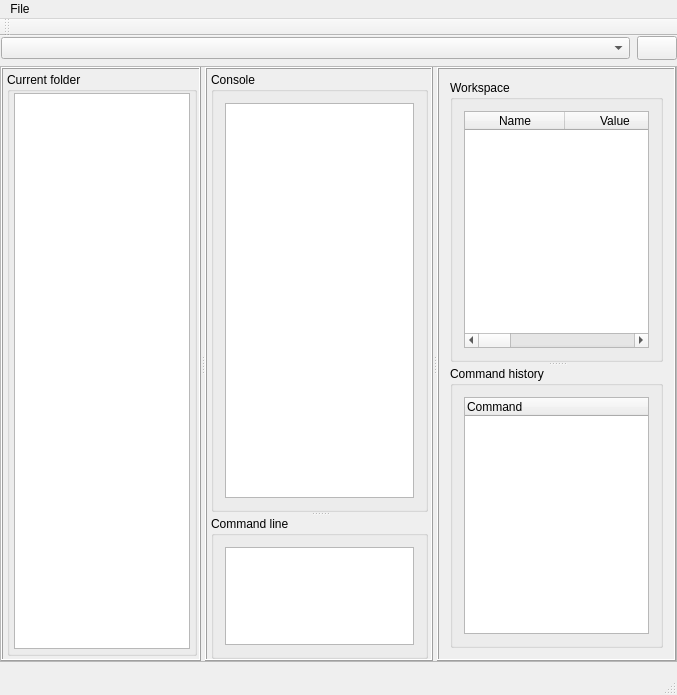
<?xml version="1.0" encoding="UTF-8"?>
<ui version="4.0">
 <class>CalcAppClass</class>
 <widget class="QMainWindow" name="CalcAppClass">
  <property name="geometry">
   <rect>
    <x>0</x>
    <y>0</y>
    <width>677</width>
    <height>695</height>
   </rect>
  </property>
  <property name="windowTitle">
   <string>CalcApp</string>
  </property>
  <widget class="QWidget" name="centralWidget">
   <layout class="QGridLayout" name="gridLayout">
    <property name="leftMargin">
     <number>0</number>
    </property>
    <property name="topMargin">
     <number>0</number>
    </property>
    <property name="rightMargin">
     <number>0</number>
    </property>
    <item row="0" column="0">
     <widget class="QFrame" name="directoryChangeFrame">
      <property name="sizePolicy">
       <sizepolicy hsizetype="Preferred" vsizetype="Fixed">
        <horstretch>0</horstretch>
        <verstretch>0</verstretch>
       </sizepolicy>
      </property>
      <property name="maximumSize">
       <size>
        <width>16777215</width>
        <height>24</height>
       </size>
      </property>
      <property name="frameShape">
       <enum>QFrame::Box</enum>
      </property>
      <property name="frameShadow">
       <enum>QFrame::Raised</enum>
      </property>
      <property name="lineWidth">
       <number>0</number>
      </property>
      <property name="midLineWidth">
       <number>0</number>
      </property>
      <layout class="QHBoxLayout" name="horizontalLayout">
       <property name="spacing">
        <number>7</number>
       </property>
       <property name="leftMargin">
        <number>1</number>
       </property>
       <property name="topMargin">
        <number>0</number>
       </property>
       <property name="rightMargin">
        <number>0</number>
       </property>
       <property name="bottomMargin">
        <number>0</number>
       </property>
       <item>
        <widget class="DirectoryComboBox" name="dirComboBox">
         <property name="sizePolicy">
          <sizepolicy hsizetype="Expanding" vsizetype="Fixed">
           <horstretch>0</horstretch>
           <verstretch>0</verstretch>
          </sizepolicy>
         </property>
         <property name="minimumSize">
          <size>
           <width>0</width>
           <height>22</height>
          </size>
         </property>
         <property name="maximumSize">
          <size>
           <width>16777215</width>
           <height>22</height>
          </size>
         </property>
        </widget>
       </item>
       <item>
        <widget class="QPushButton" name="workingDirChangeButton">
         <property name="sizePolicy">
          <sizepolicy hsizetype="Fixed" vsizetype="Fixed">
           <horstretch>0</horstretch>
           <verstretch>0</verstretch>
          </sizepolicy>
         </property>
         <property name="minimumSize">
          <size>
           <width>31</width>
           <height>24</height>
          </size>
         </property>
         <property name="maximumSize">
          <size>
           <width>16777215</width>
           <height>23</height>
          </size>
         </property>
         <property name="text">
          <string/>
         </property>
         <property name="icon">
          <iconset resource="calcapp.qrc">
           <normaloff>:/CalcApp/open_icon.png</normaloff>:/CalcApp/open_icon.png</iconset>
         </property>
        </widget>
       </item>
      </layout>
     </widget>
    </item>
    <item row="1" column="0">
     <widget class="QFrame" name="mainFrame">
      <property name="frameShape">
       <enum>QFrame::StyledPanel</enum>
      </property>
      <property name="frameShadow">
       <enum>QFrame::Raised</enum>
      </property>
      <layout class="QHBoxLayout" name="horizontalLayout_2">
       <property name="spacing">
        <number>2</number>
       </property>
       <property name="leftMargin">
        <number>0</number>
       </property>
       <property name="topMargin">
        <number>0</number>
       </property>
       <property name="rightMargin">
        <number>0</number>
       </property>
       <property name="bottomMargin">
        <number>0</number>
       </property>
       <item>
        <widget class="QSplitter" name="splitter">
         <property name="orientation">
          <enum>Qt::Horizontal</enum>
         </property>
         <widget class="QFrame" name="currentFolderFrame">
          <property name="sizePolicy">
           <sizepolicy hsizetype="Maximum" vsizetype="Preferred">
            <horstretch>0</horstretch>
            <verstretch>0</verstretch>
           </sizepolicy>
          </property>
          <property name="maximumSize">
           <size>
            <width>200</width>
            <height>16777215</height>
           </size>
          </property>
          <property name="frameShape">
           <enum>QFrame::Box</enum>
          </property>
          <property name="frameShadow">
           <enum>QFrame::Raised</enum>
          </property>
          <layout class="QVBoxLayout" name="verticalLayout">
           <property name="spacing">
            <number>5</number>
           </property>
           <property name="leftMargin">
            <number>4</number>
           </property>
           <property name="topMargin">
            <number>3</number>
           </property>
           <property name="rightMargin">
            <number>2</number>
           </property>
           <property name="bottomMargin">
            <number>3</number>
           </property>
           <item>
            <widget class="QGroupBox" name="currentFolderGroupBox">
             <property name="title">
              <string>Current folder</string>
             </property>
             <layout class="QVBoxLayout" name="verticalLayout_6">
              <property name="leftMargin">
               <number>4</number>
              </property>
              <property name="topMargin">
               <number>1</number>
              </property>
              <property name="rightMargin">
               <number>4</number>
              </property>
              <property name="bottomMargin">
               <number>4</number>
              </property>
              <item>
               <widget class="FileList" name="filesList"/>
              </item>
             </layout>
            </widget>
           </item>
          </layout>
         </widget>
         <widget class="QFrame" name="commandsFrame">
          <property name="frameShape">
           <enum>QFrame::Box</enum>
          </property>
          <property name="frameShadow">
           <enum>QFrame::Raised</enum>
          </property>
          <layout class="QVBoxLayout" name="verticalLayout_4">
           <property name="leftMargin">
            <number>4</number>
           </property>
           <property name="topMargin">
            <number>3</number>
           </property>
           <property name="rightMargin">
            <number>3</number>
           </property>
           <property name="bottomMargin">
            <number>0</number>
           </property>
           <item>
            <widget class="QSplitter" name="splitter_2">
             <property name="orientation">
              <enum>Qt::Vertical</enum>
             </property>
             <widget class="QGroupBox" name="consoleGroupBox">
              <property name="title">
               <string>Console</string>
              </property>
              <layout class="QVBoxLayout" name="verticalLayout_2">
               <item>
                <widget class="Console" name="console">
                 <property name="verticalScrollBarPolicy">
                  <enum>Qt::ScrollBarAsNeeded</enum>
                 </property>
                 <property name="horizontalScrollBarPolicy">
                  <enum>Qt::ScrollBarAsNeeded</enum>
                 </property>
                 <property name="sizeAdjustPolicy">
                  <enum>QAbstractScrollArea::AdjustToContents</enum>
                 </property>
                 <property name="lineWrapMode">
                  <enum>QTextEdit::NoWrap</enum>
                 </property>
                </widget>
               </item>
              </layout>
             </widget>
             <widget class="QGroupBox" name="commandGroupBox">
              <property name="sizePolicy">
               <sizepolicy hsizetype="Preferred" vsizetype="Fixed">
                <horstretch>0</horstretch>
                <verstretch>0</verstretch>
               </sizepolicy>
              </property>
              <property name="maximumSize">
               <size>
                <width>16777215</width>
                <height>143</height>
               </size>
              </property>
              <property name="title">
               <string>Command line</string>
              </property>
              <layout class="QVBoxLayout" name="verticalLayout_3">
               <item>
                <widget class="CommandLine" name="commandLine">
                 <property name="sizePolicy">
                  <sizepolicy hsizetype="Preferred" vsizetype="Preferred">
                   <horstretch>0</horstretch>
                   <verstretch>0</verstretch>
                  </sizepolicy>
                 </property>
                 <property name="maximumSize">
                  <size>
                   <width>16777215</width>
                   <height>300</height>
                  </size>
                 </property>
                </widget>
               </item>
              </layout>
             </widget>
            </widget>
           </item>
          </layout>
         </widget>
         <widget class="QFrame" name="workSpaceFrame">
          <property name="maximumSize">
           <size>
            <width>400</width>
            <height>16777215</height>
           </size>
          </property>
          <property name="baseSize">
           <size>
            <width>300</width>
            <height>0</height>
           </size>
          </property>
          <property name="frameShape">
           <enum>QFrame::Box</enum>
          </property>
          <property name="frameShadow">
           <enum>QFrame::Raised</enum>
          </property>
          <layout class="QVBoxLayout" name="verticalLayout_5">
           <item>
            <widget class="QSplitter" name="splitter_3">
             <property name="orientation">
              <enum>Qt::Vertical</enum>
             </property>
             <widget class="QGroupBox" name="workspaceGroupBox">
              <property name="title">
               <string>Workspace</string>
              </property>
              <layout class="QVBoxLayout" name="verticalLayout_8">
               <item>
                <widget class="VariablesInfos" name="variables">
                 <property name="editTriggers">
                  <set>QAbstractItemView::NoEditTriggers</set>
                 </property>
                 <property name="dragDropOverwriteMode">
                  <bool>false</bool>
                 </property>
                 <property name="sortingEnabled">
                  <bool>false</bool>
                 </property>
                 <column>
                  <property name="text">
                   <string>Name</string>
                  </property>
                 </column>
                 <column>
                  <property name="text">
                   <string>Value</string>
                  </property>
                 </column>
                 <column>
                  <property name="text">
                   <string>Type</string>
                  </property>
                 </column>
                 <column>
                  <property name="text">
                   <string>Min</string>
                  </property>
                 </column>
                 <column>
                  <property name="text">
                   <string>Max</string>
                  </property>
                 </column>
                </widget>
               </item>
              </layout>
             </widget>
             <widget class="QGroupBox" name="commandHistoryGroupBox">
              <property name="title">
               <string>Command history</string>
              </property>
              <layout class="QVBoxLayout" name="verticalLayout_7">
               <item>
                <widget class="CommandHistory" name="commandHistory">
                 <column>
                  <property name="text">
                   <string>Command</string>
                  </property>
                 </column>
                </widget>
               </item>
              </layout>
             </widget>
            </widget>
           </item>
          </layout>
         </widget>
        </widget>
       </item>
      </layout>
     </widget>
    </item>
   </layout>
  </widget>
  <widget class="QMenuBar" name="menuBar">
   <property name="geometry">
    <rect>
     <x>0</x>
     <y>0</y>
     <width>677</width>
     <height>21</height>
    </rect>
   </property>
   <widget class="QMenu" name="menuFile">
    <property name="title">
     <string>File</string>
    </property>
   </widget>
   <addaction name="menuFile"/>
  </widget>
  <widget class="QToolBar" name="mainToolBar">
   <attribute name="toolBarArea">
    <enum>TopToolBarArea</enum>
   </attribute>
   <attribute name="toolBarBreak">
    <bool>false</bool>
   </attribute>
  </widget>
  <widget class="QStatusBar" name="statusBar"/>
 </widget>
 <layoutdefault spacing="6" margin="11"/>
 <customwidgets>
  <customwidget>
   <class>DirectoryComboBox</class>
   <extends>QComboBox</extends>
   <header location="global">directorycombobox.h</header>
  </customwidget>
  <customwidget>
   <class>FileList</class>
   <extends>QListWidget</extends>
   <header location="global">filelist.h</header>
  </customwidget>
  <customwidget>
   <class>CommandLine</class>
   <extends>QPlainTextEdit</extends>
   <header location="global">commandline.h</header>
  </customwidget>
  <customwidget>
   <class>Console</class>
   <extends>QTextBrowser</extends>
   <header location="global">console.h</header>
  </customwidget>
  <customwidget>
   <class>CommandHistory</class>
   <extends>QTreeWidget</extends>
   <header location="global">commandhistory.h</header>
  </customwidget>
  <customwidget>
   <class>VariablesInfos</class>
   <extends>QTableWidget</extends>
   <header location="global">variablesinfos.h</header>
  </customwidget>
 </customwidgets>
 <resources>
  <include location="calcapp.qrc"/>
 </resources>
 <connections/>
 <slots>
  <slot>licz()</slot>
 </slots>
</ui>
